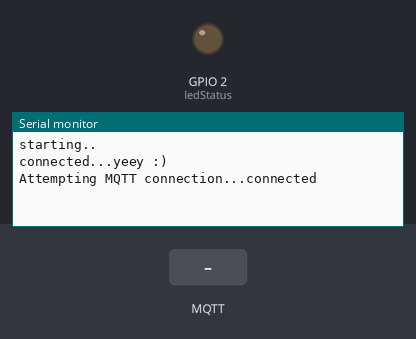
Recording of a sketch running on a simulated ESP8266 (NodeMCU). Parts: output pins drawn as LEDs (lit = HIGH), the last lines printed to the serial monitor. Inputs (shaded band) come from the test bench. WiFi joins after 1.5 s; servers stay silent unless stated; no MQTT or app messages arrive unless stated.

Above: at 2.7 s.
2.8 s: MQTT message "1" arrives on the first subscribed topic
At 4.0 s:
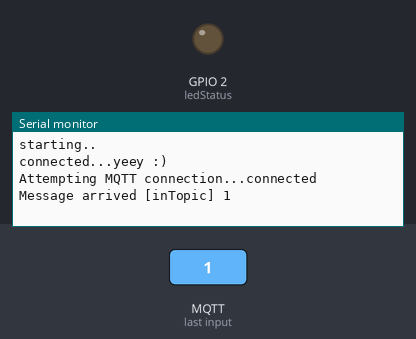
4.3 s: MQTT message "on" arrives on the first subscribed topic
At 5.1 s:
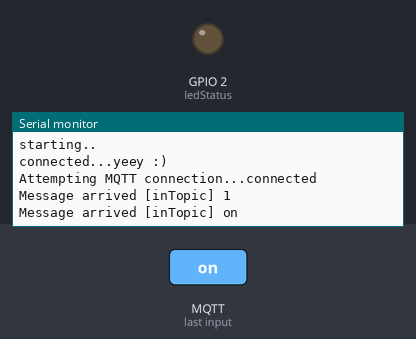
5.8 s: MQTT message "off" arrives on the first subscribed topic
At 6.2 s:
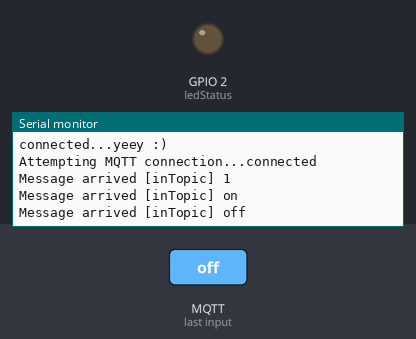

The sketch:

ESP8266.ino
```cpp
/*
    test on your server with
    $ mosquitto_sub -h 127.0.0.1 -i testSub -t outLicks

*/

/////////////////////////////////////////////////////////////////////////////
//wifi manager     https://github.com/tzapu/WiFiManager
#include <ESP8266WiFi.h>          //https://github.com/esp8266/Arduino
#include <DNSServer.h>
#include <ESP8266WebServer.h>
#include <WiFiManager.h>

/////////////////////////////////////////////////////////////////////////////
//irRemote code https://github.com/markszabo/IRremoteESP8266/wiki#ir-receiving
#include <IRremoteESP8266.h>
#include <IRrecv.h>
#include <IRutils.h>
uint16_t RECV_PIN = 14; // An IR detector/demodulator is connected to GPIO pin 14(D5 on a NodeMCU).
IRrecv irrecv(RECV_PIN);
decode_results results;

/////////////////////////////////////////////////////////////////////////////
//mqtt broker https://github.com/knolleary/pubsubclient - http://pubsubclient.knolleary.net/
#include <PubSubClient.h>
WiFiClient espClient;
PubSubClient client(espClient);
const char* mqtt_server = "idiot.io";

///////////////////////////////////////////////
// pysicals
#define ledStatus 2

void setup() {
  Serial.begin(115200);
  Serial.println("starting..");

  //wifi manger
  WiFiManager wifiManager;
  wifiManager.autoConnect("AutoConnectAP");
  Serial.println("connected...yeey :)");

  //IRrecv
  irrecv.enableIRIn();  // Start the receiver

  //MQTT
  client.setServer(mqtt_server, 1883);
  client.setCallback(callback);

  pinMode(ledStatus, OUTPUT);
  digitalWrite(ledStatus, LOW);

}

void loop() {
  //mqtt loop
  if (!client.connected()) {
    reconnect();
  }
  client.loop();

  //ir recv callback
  if (irrecv.decode(&results)) {
    digitalWrite(ledStatus, HIGH);

    //mqtt

    String txt = uint64ToString(results.value, 16);
    char charBuf[50];
    txt.toCharArray(charBuf, 16);

    client.publish("outLicks", charBuf );

    delay(100);

    irrecv.resume();  // Receive the next value

    digitalWrite(ledStatus, LOW);
    /*
      ++value;
      snprintf (msg, 128, "licked %lld @ %ld", results.value, millis() );

      Serial.print("Publish message: ");
      Serial.println(msg);
      client.publish("outLicks", msg);

      // print() & println() can't handle printing long longs. (uint64_t)
      serialPrintUint64(results.value, HEX);
      Serial.println("");
    */
  }
}

//MQTT functions
void callback(char* topic, byte* payload, unsigned int length) {
  Serial.print("Message arrived [");
  Serial.print(topic);
  Serial.print("] ");
  for (int i = 0; i < length; i++) {
    Serial.print((char)payload[i]);
  }
  Serial.println();
}
void reconnect() {
  // Loop until we're reconnected
  while (!client.connected()) {
    Serial.print("Attempting MQTT connection...");
    // Attempt to connect
    if (client.connect("arduinoClient")) {
      Serial.println("connected");
      // Once connected, publish an announcement...
      client.publish("outTopic", "hello world");
      // ... and resubscribe
      client.subscribe("inTopic");
    } else {
      Serial.print("failed, rc=");
      Serial.print(client.state());
      Serial.println(" try again in 5 seconds");
      // Wait 5 seconds before retrying
      delay(5000);
    }
  }
}
```

Measured:
- after the input at 2.8 s, the serial monitor: prints a new line at once (image 1)
- after the input at 4.3 s, the serial monitor: prints a new line at once (image 2)
- after the input at 5.8 s, the serial monitor: prints a new line at once (image 3)
